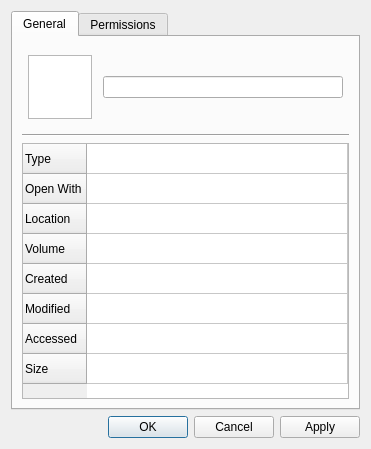
<?xml version="1.0" encoding="UTF-8"?>
<ui version="4.0">
 <class>Dialog</class>
 <widget class="QDialog" name="Dialog">
  <property name="geometry">
   <rect>
    <x>0</x>
    <y>0</y>
    <width>370</width>
    <height>449</height>
   </rect>
  </property>
  <property name="windowTitle">
   <string>Dialog</string>
  </property>
  <layout class="QGridLayout" name="gridLayout">
   <item row="0" column="0">
    <widget class="QTabWidget" name="tabWidget">
     <property name="currentIndex">
      <number>0</number>
     </property>
     <widget class="QWidget" name="tabGeneral">
      <attribute name="title">
       <string>General</string>
      </attribute>
      <layout class="QGridLayout" name="gridLayout_3">
       <item row="0" column="0">
        <widget class="QWidget" name="widget" native="true">
         <property name="maximumSize">
          <size>
           <width>16777215</width>
           <height>82</height>
          </size>
         </property>
         <layout class="QGridLayout" name="gridLayout_2">
          <property name="leftMargin">
           <number>6</number>
          </property>
          <property name="rightMargin">
           <number>6</number>
          </property>
          <item row="0" column="0">
           <widget class="QGraphicsView" name="icon">
            <property name="minimumSize">
             <size>
              <width>64</width>
              <height>64</height>
             </size>
            </property>
            <property name="maximumSize">
             <size>
              <width>64</width>
              <height>64</height>
             </size>
            </property>
           </widget>
          </item>
          <item row="0" column="2">
           <widget class="QLineEdit" name="fileName"/>
          </item>
          <item row="0" column="1">
           <spacer name="verticalSpacer_2">
            <property name="orientation">
             <enum>Qt::Vertical</enum>
            </property>
            <property name="sizeHint" stdset="0">
             <size>
              <width>5</width>
              <height>80</height>
             </size>
            </property>
           </spacer>
          </item>
         </layout>
        </widget>
       </item>
       <item row="1" column="0">
        <widget class="Line" name="line">
         <property name="orientation">
          <enum>Qt::Horizontal</enum>
         </property>
        </widget>
       </item>
       <item row="2" column="0">
        <widget class="QTableWidget" name="generalInfo">
         <property name="sizeAdjustPolicy">
          <enum>QAbstractScrollArea::AdjustToContentsOnFirstShow</enum>
         </property>
         <property name="editTriggers">
          <set>QAbstractItemView::NoEditTriggers</set>
         </property>
         <property name="verticalScrollMode">
          <enum>QAbstractItemView::ScrollPerPixel</enum>
         </property>
         <property name="horizontalScrollMode">
          <enum>QAbstractItemView::ScrollPerItem</enum>
         </property>
         <attribute name="horizontalHeaderVisible">
          <bool>false</bool>
         </attribute>
         <attribute name="horizontalHeaderStretchLastSection">
          <bool>true</bool>
         </attribute>
         <attribute name="verticalHeaderHighlightSections">
          <bool>false</bool>
         </attribute>
         <row>
          <property name="text">
           <string>Type</string>
          </property>
         </row>
         <row>
          <property name="text">
           <string>Open With</string>
          </property>
         </row>
         <row>
          <property name="text">
           <string>Location</string>
          </property>
         </row>
         <row>
          <property name="text">
           <string>Volume</string>
          </property>
         </row>
         <row>
          <property name="text">
           <string>Created</string>
          </property>
         </row>
         <row>
          <property name="text">
           <string>Modified</string>
          </property>
         </row>
         <row>
          <property name="text">
           <string>Accessed</string>
          </property>
         </row>
         <row>
          <property name="text">
           <string>Size</string>
          </property>
         </row>
         <column>
          <property name="text">
           <string/>
          </property>
         </column>
        </widget>
       </item>
      </layout>
     </widget>
     <widget class="QWidget" name="tabPermissions">
      <attribute name="title">
       <string>Permissions</string>
      </attribute>
      <layout class="QGridLayout" name="gridLayout_4">
       <item row="1" column="0">
        <widget class="QLabel" name="label_2">
         <property name="sizePolicy">
          <sizepolicy hsizetype="Fixed" vsizetype="Preferred">
           <horstretch>0</horstretch>
           <verstretch>0</verstretch>
          </sizepolicy>
         </property>
         <property name="font">
          <font>
           <weight>75</weight>
           <bold>true</bold>
          </font>
         </property>
         <property name="text">
          <string>Access:</string>
         </property>
         <property name="textFormat">
          <enum>Qt::PlainText</enum>
         </property>
        </widget>
       </item>
       <item row="7" column="0">
        <widget class="QLabel" name="label_6">
         <property name="sizePolicy">
          <sizepolicy hsizetype="Fixed" vsizetype="Preferred">
           <horstretch>0</horstretch>
           <verstretch>0</verstretch>
          </sizepolicy>
         </property>
         <property name="font">
          <font>
           <weight>75</weight>
           <bold>true</bold>
          </font>
         </property>
         <property name="text">
          <string>Access:</string>
         </property>
         <property name="textFormat">
          <enum>Qt::PlainText</enum>
         </property>
        </widget>
       </item>
       <item row="3" column="1" colspan="2">
        <widget class="QComboBox" name="groupName"/>
       </item>
       <item row="6" column="0" colspan="2">
        <widget class="QLabel" name="label_5">
         <property name="font">
          <font>
           <weight>75</weight>
           <bold>true</bold>
          </font>
         </property>
         <property name="text">
          <string>Other users and groups</string>
         </property>
         <property name="textFormat">
          <enum>Qt::PlainText</enum>
         </property>
        </widget>
       </item>
       <item row="3" column="0">
        <widget class="QLabel" name="label_3">
         <property name="sizePolicy">
          <sizepolicy hsizetype="Fixed" vsizetype="Preferred">
           <horstretch>0</horstretch>
           <verstretch>0</verstretch>
          </sizepolicy>
         </property>
         <property name="font">
          <font>
           <weight>75</weight>
           <bold>true</bold>
          </font>
         </property>
         <property name="text">
          <string>Group:</string>
         </property>
         <property name="textFormat">
          <enum>Qt::PlainText</enum>
         </property>
        </widget>
       </item>
       <item row="10" column="0" colspan="3">
        <spacer name="verticalSpacer">
         <property name="orientation">
          <enum>Qt::Vertical</enum>
         </property>
         <property name="sizeHint" stdset="0">
          <size>
           <width>327</width>
           <height>32</height>
          </size>
         </property>
        </spacer>
       </item>
       <item row="11" column="2">
        <widget class="QPushButton" name="openAdvancedPermissions">
         <property name="text">
          <string>Advanced...</string>
         </property>
        </widget>
       </item>
       <item row="7" column="1" colspan="2">
        <widget class="QComboBox" name="otherAccess">
         <item>
          <property name="text">
           <string>No Access</string>
          </property>
         </item>
         <item>
          <property name="text">
           <string>Read Only</string>
          </property>
         </item>
         <item>
          <property name="text">
           <string>Write Only</string>
          </property>
         </item>
         <item>
          <property name="text">
           <string>Read &amp; Write</string>
          </property>
         </item>
        </widget>
       </item>
       <item row="9" column="0">
        <widget class="QLabel" name="labelProgram">
         <property name="sizePolicy">
          <sizepolicy hsizetype="Fixed" vsizetype="Preferred">
           <horstretch>0</horstretch>
           <verstretch>0</verstretch>
          </sizepolicy>
         </property>
         <property name="font">
          <font>
           <weight>75</weight>
           <bold>true</bold>
          </font>
         </property>
         <property name="text">
          <string>Program:</string>
         </property>
         <property name="textFormat">
          <enum>Qt::PlainText</enum>
         </property>
        </widget>
       </item>
       <item row="8" column="0" colspan="3">
        <spacer name="horizontalSpacer_3">
         <property name="orientation">
          <enum>Qt::Horizontal</enum>
         </property>
         <property name="sizeHint" stdset="0">
          <size>
           <width>327</width>
           <height>20</height>
          </size>
         </property>
        </spacer>
       </item>
       <item row="4" column="1" colspan="2">
        <widget class="QComboBox" name="groupAccess">
         <item>
          <property name="text">
           <string>No Access</string>
          </property>
         </item>
         <item>
          <property name="text">
           <string>Read Only</string>
          </property>
         </item>
         <item>
          <property name="text">
           <string>Write Only</string>
          </property>
         </item>
         <item>
          <property name="text">
           <string>Read &amp; Write</string>
          </property>
         </item>
        </widget>
       </item>
       <item row="0" column="1" colspan="2">
        <widget class="QLabel" name="ownerName">
         <property name="text">
          <string>TextLabel</string>
         </property>
        </widget>
       </item>
       <item row="5" column="0" colspan="3">
        <spacer name="horizontalSpacer_2">
         <property name="orientation">
          <enum>Qt::Horizontal</enum>
         </property>
         <property name="sizeHint" stdset="0">
          <size>
           <width>327</width>
           <height>20</height>
          </size>
         </property>
        </spacer>
       </item>
       <item row="2" column="0" colspan="3">
        <spacer name="horizontalSpacer">
         <property name="orientation">
          <enum>Qt::Horizontal</enum>
         </property>
         <property name="sizeHint" stdset="0">
          <size>
           <width>327</width>
           <height>20</height>
          </size>
         </property>
        </spacer>
       </item>
       <item row="0" column="0">
        <widget class="QLabel" name="label">
         <property name="sizePolicy">
          <sizepolicy hsizetype="Fixed" vsizetype="Preferred">
           <horstretch>0</horstretch>
           <verstretch>0</verstretch>
          </sizepolicy>
         </property>
         <property name="font">
          <font>
           <weight>75</weight>
           <bold>true</bold>
          </font>
         </property>
         <property name="text">
          <string>Owner:</string>
         </property>
         <property name="textFormat">
          <enum>Qt::PlainText</enum>
         </property>
        </widget>
       </item>
       <item row="9" column="1" colspan="2">
        <widget class="QCheckBox" name="executable">
         <property name="text">
          <string>Executable bit</string>
         </property>
        </widget>
       </item>
       <item row="1" column="1" colspan="2">
        <widget class="QComboBox" name="ownerAccess">
         <item>
          <property name="text">
           <string>No Access</string>
          </property>
         </item>
         <item>
          <property name="text">
           <string>Read Only</string>
          </property>
         </item>
         <item>
          <property name="text">
           <string>Write Only</string>
          </property>
         </item>
         <item>
          <property name="text">
           <string>Read &amp; Write</string>
          </property>
         </item>
        </widget>
       </item>
       <item row="4" column="0">
        <widget class="QLabel" name="label_4">
         <property name="sizePolicy">
          <sizepolicy hsizetype="Fixed" vsizetype="Preferred">
           <horstretch>0</horstretch>
           <verstretch>0</verstretch>
          </sizepolicy>
         </property>
         <property name="font">
          <font>
           <weight>75</weight>
           <bold>true</bold>
          </font>
         </property>
         <property name="text">
          <string>Access:</string>
         </property>
         <property name="textFormat">
          <enum>Qt::PlainText</enum>
         </property>
        </widget>
       </item>
      </layout>
     </widget>
    </widget>
   </item>
   <item row="1" column="0">
    <widget class="QDialogButtonBox" name="buttonBox">
     <property name="orientation">
      <enum>Qt::Horizontal</enum>
     </property>
     <property name="standardButtons">
      <set>QDialogButtonBox::Apply|QDialogButtonBox::Cancel|QDialogButtonBox::Ok</set>
     </property>
    </widget>
   </item>
  </layout>
 </widget>
 <resources/>
 <connections>
  <connection>
   <sender>buttonBox</sender>
   <signal>accepted()</signal>
   <receiver>Dialog</receiver>
   <slot>accept()</slot>
   <hints>
    <hint type="sourcelabel">
     <x>248</x>
     <y>254</y>
    </hint>
    <hint type="destinationlabel">
     <x>157</x>
     <y>274</y>
    </hint>
   </hints>
  </connection>
  <connection>
   <sender>buttonBox</sender>
   <signal>rejected()</signal>
   <receiver>Dialog</receiver>
   <slot>reject()</slot>
   <hints>
    <hint type="sourcelabel">
     <x>316</x>
     <y>260</y>
    </hint>
    <hint type="destinationlabel">
     <x>286</x>
     <y>274</y>
    </hint>
   </hints>
  </connection>
 </connections>
</ui>
